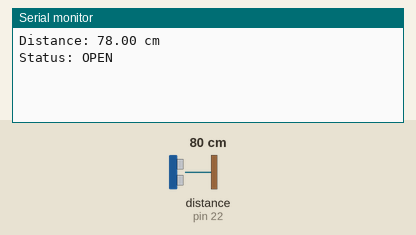
Bench run of a sketch on a simulated Arduino Mega 2560, built with avr-gcc and run on an emulated ATmega2560. On the bench: the last lines printed to the serial monitor. Wiring (inferred from the names in the program): ultrasonic range finder: trigger pin 23; echo pin 22. Inputs (shaded band) come from the test bench; at power-on: distance to the obstacle (sensor on pin 22) 80 cm. The echo pulse lasts 58.3 µs per cm.

Above: at 1.2 s.
1.3 s: distance to the obstacle (sensor on pin 22) set to 2 cm
At 2.7 s:
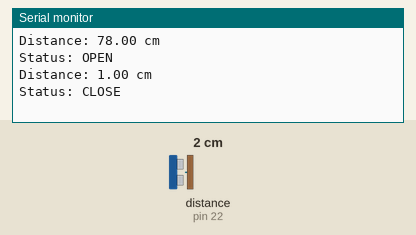
3.0 s: distance to the obstacle (sensor on pin 22) set to 9 cm
At 4.2 s:
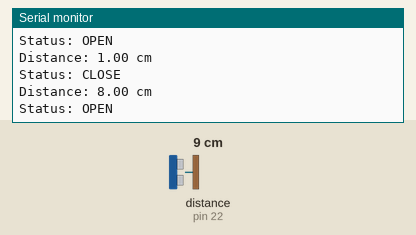

Measured:
- after the input at 1.3 s, the serial monitor: prints a new line after 0.26 s (image 1)
- after the input at 3.0 s, the serial monitor: prints a new line after 0.33 s (image 2)

The sketch:

HC_SR04_03_errorHandling.ino
```cpp
/*
  OPEN 또는 CLOSE가 연속으로 찍히지 않게 (한 번만 출력)
  OPEN 상태가 1초 이상 유지될 때만 실제로 OPEN으로 간주
  전체 구조, 들여쓰기, 주석, 줄바꿈 그대로 유지

  > 기본 안정화 버전 (지금 상태 그대로 한 번만 출력)

*/

#define TRIG 23
#define ECHO 22

float lastDistance = 0;
String lastStatus = "CLOSE";

void setup() {
    Serial.begin(9600);
    pinMode(TRIG, OUTPUT);
    pinMode(ECHO, INPUT);
}

float getDistance() {
    long sum = 0;
    int validCount = 0;

    for (int i = 0; i < 5; i++) {  // 5회 측정 평균
        digitalWrite(TRIG, LOW);
        delayMicroseconds(2);
        digitalWrite(TRIG, HIGH);
        delayMicroseconds(10);
        digitalWrite(TRIG, LOW);

        long t = pulseIn(ECHO, HIGH, 30000);  // 30ms 타임아웃
        float d = t * 0.034 / 2;

        if (d > 0.5 && d < 400) {  // 0.5~400cm 사이만 유효
            sum += d;
            validCount++;
        }
        delay(10);
    }

    if (validCount == 0) return lastDistance;
    return (float)sum / validCount;
}

void loop() {
    float d = getDistance();

    String currentStatus = (d >= 6) ? "OPEN" : "CLOSE";

    if (currentStatus != lastStatus) {  // 바뀔 때만 출력
        Serial.print("Distance: ");
        Serial.print(d);
        Serial.println(" cm");
        Serial.print("Status: ");
        Serial.println(currentStatus);

        lastStatus = currentStatus;
    }

    lastDistance = d;
    delay(300);
}
```
